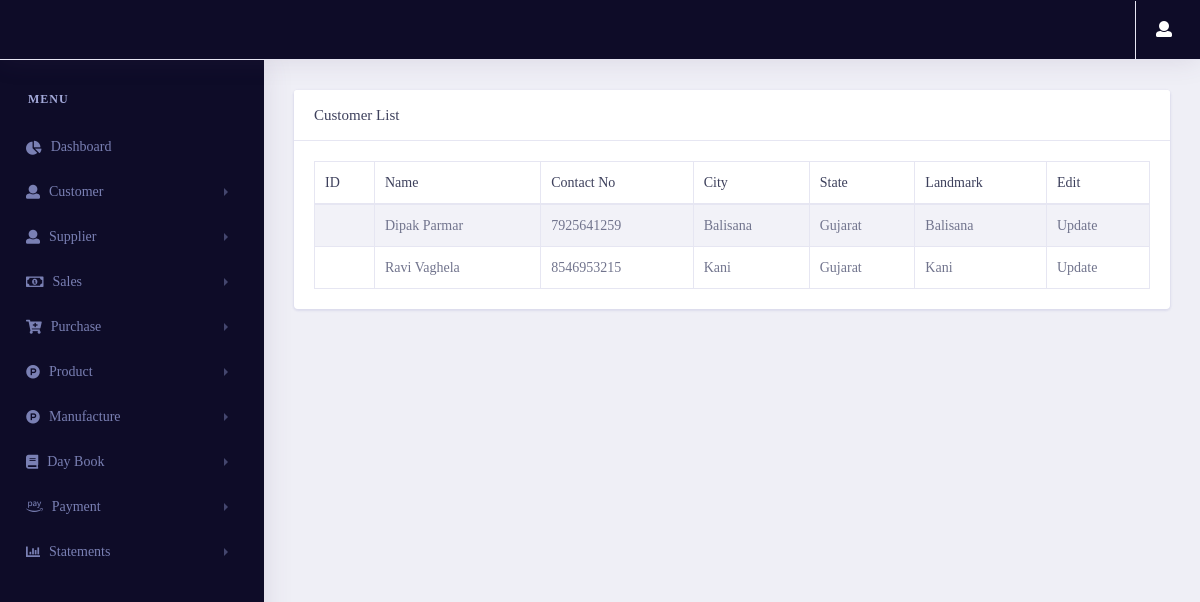
The page /customer/viewcustomer/ (signed in) on the database its author committed.
### customer/models.py (models this page shows, shortened)
class Customer_gst(models.Model):
    customerid = models.CharField(max_length=10, null=True, blank=True)
    fullname = models.CharField(max_length=50)
    email = models.EmailField(max_length=254)
    contactno = models.CharField(max_length=50)
    gst = models.CharField(max_length=50)
    city = models.CharField(max_length=50)
    state = models.CharField(max_length=50)
    landmark = models.CharField(max_length=50)
    id = models.UUIDField(default=uuid.uuid4 , unique=True , primary_key=True , editable=False)

### customer/views.py (the view)
# urls.py: path('viewcustomer/',views.viewcustomer,name="viewcustomer"),
@login_required(login_url='login')
def viewcustomer(request):
    try:
        if request.session['Estimate']:
            customer_data = customer_cache()
        if request.session['GST']:
            customer_data = customer_cache_gst()
        context = {
            'customer_data':customer_data
        }
        return render(request,"customer/viewcustomer.html",context)
    except:
        return redirect('error404')

### Inventory/cache_storage.py (called while the page is built)
def customer_cache():
    cache_key = "customer_data_estimate_cache"
    cache_customer_data = cache.get(cache_key)
    if cache_customer_data is None:
        customer_data = Customer_estimate.objects.all()
        cache.set(cache_key, customer_data , timeout = None)
        print("Customer Non Cahce Data")
    else:
        customer_data = cache_customer_data
        print("Customer Cache Data")
    return customer_data

def customer_cache_gst():
    cache_key = "gst_customer_data_cache"
    cache_customer_data = cache.get(cache_key)
    if cache_customer_data is None:
        customer_data = Customer_gst.objects.all()
        cache.set(cache_key, customer_data, timeout=None)
        print("GST Customer Non Cache Data")
    else:
        customer_data = cache_customer_data
        print("GST Customer Cache Data")
    return customer_data

### customer/templates/customer/viewcustomer.html (shortened to what this page needs)
{% extends 'pages/base.html' %}
{% load static %}
{% load user_auth %}
{% block content %}
<link rel="stylesheet" href="{% static 'vendor/bootstrap/css/bootstrap.min.css' %}">
<link href="{% static 'vendor/fonts/circular-std/style.css' %}" rel="stylesheet">
<link rel="stylesheet" href="{% static 'libs/css/style.css' %}">
<link rel="stylesheet" href="{% static 'vendor/fonts/fontawesome/css/fontawesome-all.css' %}">
<link rel="stylesheet" type="text/css" href="{% static 'vendor/datatables/css/dataTables.bootstrap4.css' %}">
{% if request.session.Estimate %}
<div class="row">
    <div class="col-xl-12 col-lg-12 col-md-12 col-sm-12 col-12">
        <div class="card">
            <h5 class="card-header">Customer List</h5>
            <div class="card-body">
                <div class="table-responsive">
                    <table class="table table-striped table-bordered first" id="example">
                        <thead>
                            <tr>
                                <th>ID</th>
                                <th>Name</th>
                                <th>Contact No</th>
                                <th>City</th>
                                <th>State</th>
                                <th>Landmark</th>
                                <th>Edit</th>
                            </tr>
                        </thead>
                        <tbody>
                        {% for i in customer_data %}
                            <tr>
                                <td>{{i.customer_id}}</td>
                                <td>{{i.fullname}}</td>
                                <td>{{i.contactno}}</td>
                                <td>{{i.city}}</td>
                                <td>{{i.state}}</td>
                                <td>{{i.landmark}}</td>
                                <td>
                                    <a href="/customer/updatecustomer/{{i.id}}">Update</a>
                                </td>
                            </tr>
                        {% endfor %}
                        </tbody>
                    </table>
                </div>
            </div>
        </div>
    </div>
</div>
{% endif %}
{% endblock content %}

### rows shown on the page
Customer_gst: fullname "Dipak Parmar", contactno "7925641259", city "Balisana", state "Gujarat", landmark "Balisana"
Customer_gst: fullname "Ravi Vaghela", contactno "8546953215", city "Kani", state "Gujarat", landmark "Kani"
